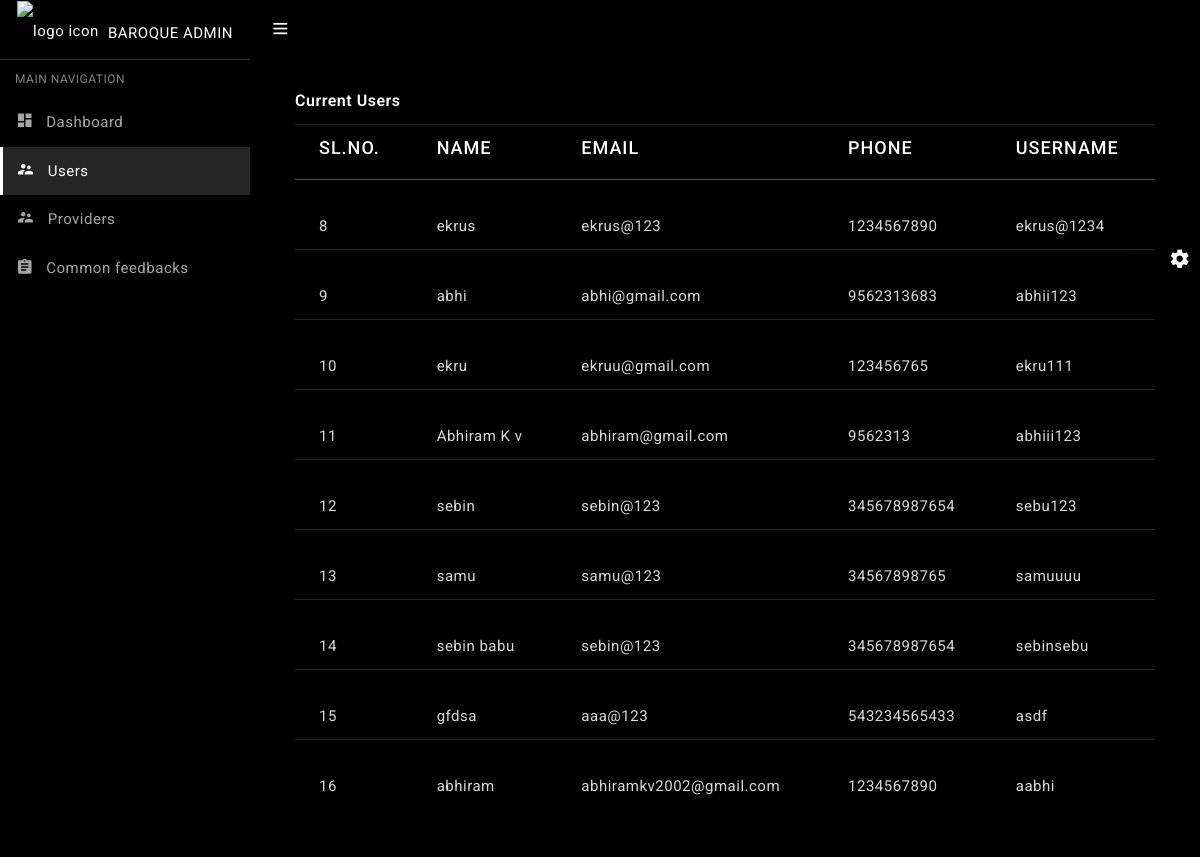
Screenshot of /users with the database file from the repository.
### barapp/models.py (models this page shows, shortened)
class userreg(models.Model):
    name = models.CharField(max_length=20)
    email = models.EmailField()
    phn_no = models.IntegerField()
    uname = models.CharField(max_length=30)

### barapp/views.py (the view)
# urls.py: path('users',views.viewusers),
def viewusers(re):
    d = userreg.objects.all()
    return render(re,'admin/users.html',{'r':d})

### templates/admin/users.html (shortened to what this page needs)
<!DOCTYPE html>
{% load static %}
<html lang="en">
<head>
  <link href="{% static 'assets1/css/pace.min.css' %}" rel="stylesheet"/>
  <link href="{% static 'assets1/plugins/simplebar/css/simplebar.css' %}" rel="stylesheet"/>
  <link href="{% static 'assets1/css/bootstrap.min.css' %}" rel="stylesheet"/>
  <link href="{% static 'assets1/css/animate.css' %}" rel="stylesheet" type="text/css"/>
  <link href="{% static 'assets1/css/icons.css' %}" rel="stylesheet" type="text/css"/>
  <link href="{% static 'assets1/css/sidebar-menu.css' %}" rel="stylesheet"/>
  <link href="{% static 'assets1/css/app-style.css' %}" rel="stylesheet"/>
</head>
<body class="bg-theme bg-theme1">
 <div id="wrapper">
   <div id="sidebar-wrapper" data-simplebar="" data-simplebar-auto-hide="true">
     <div class="brand-logo">
      <a href="index.html">
       <img src="{% static 'assets1/images/logo-icon.png' %}" class="logo-icon" alt="logo icon">
       <h5 class="logo-text">BaroQue Admin</h5>
     </a>
   </div>
   <ul class="sidebar-menu do-nicescrol">
      <li class="sidebar-header">MAIN NAVIGATION</li>
      <li>
        <a href="adash">
          <i class="zmdi zmdi-view-dashboard"></i> <span>Dashboard</span>
        </a>
      </li>
      <li>
        <a href="users">
          <i class="zmdi zmdi-accounts-alt"></i> <span>Users</span>
        </a>
      </li>
     <li>
        <a href="providers">
          <i class="zmdi zmdi-accounts-alt"></i> <span>Providers</span>
        </a>
      </li>
     <li>
        <a href="commonfeedback">
          <i class="zmdi zmdi-assignment"></i> <span>Common feedbacks</span>
        </a>
     </li>
    </ul>
   </div>
<header class="topbar-nav">
 <nav class="navbar navbar-expand fixed-top">
  <ul class="navbar-nav mr-auto align-items-center">
    <li class="nav-item">
      <a class="nav-link toggle-menu" href="javascript:void();">
       <i class="icon-menu menu-icon"></i>
     </a>
    </li>
 </nav>
</header>
  <div class="content-wrapper">
    <div class="container-fluid">
      <div class="row">
        <div class="col-lg-12">
          <div class="card">
            <div class="card-body">
              <h5 class="card-title">Current Users</h5>
			  <div class="table-responsive">
              <table class="table table-hover">
                <thead>
                  <tr>
                    <th scope="col"><h5>Sl.No.</h5></th>
                      <th scope="col"><h5>Name</h5></th>
                      <th scope="col"><h5>Email</h5></th>
                      <th scope="col"><h5>Phone</h5></th>
                      <th scope="col"><h5>Username</h5></th>
                  </tr>
                </thead>
                <tbody>
                    <tr class="table-body-row">
                        {% for i in r %}
                        <td><br>{{i.id}}</td>
                        <td><br>{{i.name}}</td>
                        <td><br>{{i.email}}</td>
                        <td><br>{{i.phn_no}}</td>
                        <td><br>{{i.uname}}</td>
                    </tr>
                    {% endfor %}
                </tbody>
              </table>
            </div>
            </div>
          </div>
        </div>
      </div>
    </div>
    </div>
   <div class="right-sidebar">
    <div class="switcher-icon">
      <i class="zmdi zmdi-settings zmdi-hc-spin"></i>
    </div>
   </div>
  </div>
</body>
</html>

### staticfiles/assets1/css/sidebar-menu.css (style rules this page uses)
.sidebar-menu { list-style: none; margin: 0; padding: 0; background-color: transparent; }
.sidebar-menu>li { position: relative; margin: 0; padding: 0; }
.sidebar-menu>li>a { padding: 13px 5px 13px 15px; display: block; border-left: 3px solid transparent; color: rgba(255, 255, 255, 0.65); font-size: 15px; }
.sidebar-menu>li:hover>a, .sidebar-menu>li.active>a { color: #ffffff; background: rgba(255, 255, 255, 0.15); border-left-color: #ffffff; }
.sidebar-menu li.sidebar-header { padding: 10px 25px 10px 15px; font-size: 12px; color: rgba(255, 255, 255, 0.5); }
.sidebar-menu a { color: #b8c7ce; text-decoration: none; }

### rows the page displays
userreg: id "8", name "ekrus", email "ekrus@123", phn_no "1234567890", uname "ekrus@1234"
userreg: id "9", name "abhi", email "abhi@gmail.com", phn_no "9562313683", uname "abhii123"
userreg: id "10", name "ekru", email "ekruu@gmail.com", phn_no "123456765", uname "ekru111"
userreg: id "11", name "Abhiram K v", email "abhiram@gmail.com", phn_no "9562313", uname "abhiii123"
userreg: id "12", name "sebin", email "sebin@123", phn_no "345678987654", uname "sebu123"
userreg: id "13", name "samu", email "samu@123", phn_no "34567898765", uname "samuuuu"
userreg: id "14", name "sebin babu", email "sebin@123", phn_no "345678987654", uname "sebinsebu"
userreg: id "15", name "gfdsa", email "aaa@123", phn_no "543234565433", uname "asdf"
userreg: id "16", name "abhiram", email "abhiramkv2002@gmail.com", phn_no "1234567890", uname "aabhi"
